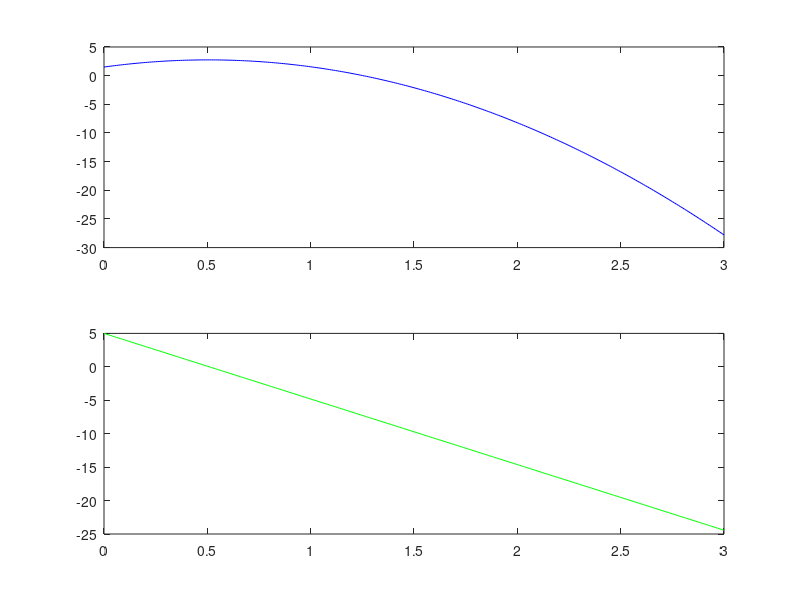

This figure's MATLAB source:
# values
h=1.5;
v=5;
g=-9.81;
dt=0.01;

T=[];
S=[];
V=[];

# iteration
n=1;
for t=0:dt:3
  T(n)=t;     # type: time
  V(n)=v;  # type: speed
  S(n)=h;  # type: location

  dv=g*dt;
  v+=dv;
  ds=v*dt;
  h+=ds;

  n++;
endfor

subplot(2,1,1)
title("Weg-Zeit-Diagramm")
plot(T, S, '-b')

subplot(2,1,2)
title("Geschwindigkeit-Zeit-Diagramm")
plot(T, V, '-g')
